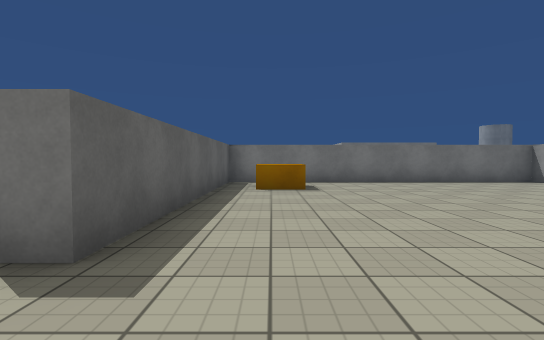
View 1 (above)

24 first-person views from a walk through a Unity game level. The camera is 1.2 m above the floor, tilts 2° down and sees 85° across. The floor is counted in squares, 2 m on a side. Each view is taken from the middle of a square. On the plan, view 1 faces up. The plan holds only what a view shows up to about 9 squares ahead; the rest is blank. The place goes on beyond the plan. The player character is not drawn. Surface patterns are stand-ins for the level's own textures.

View 2
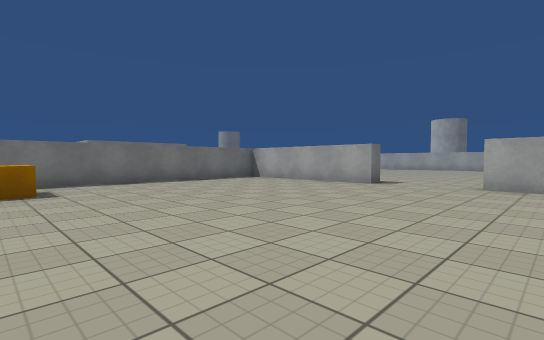

View 3
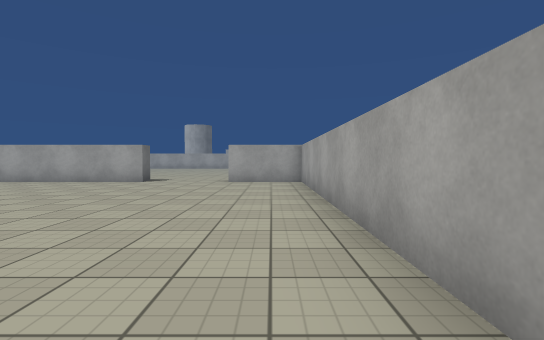

View 4
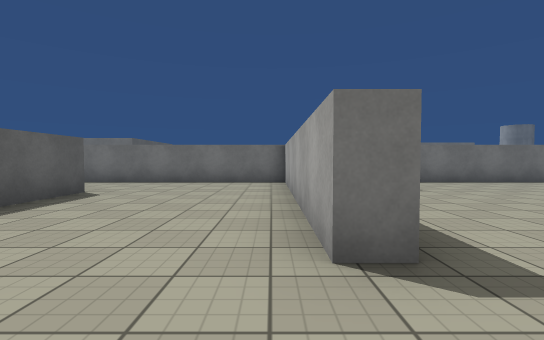

View 5
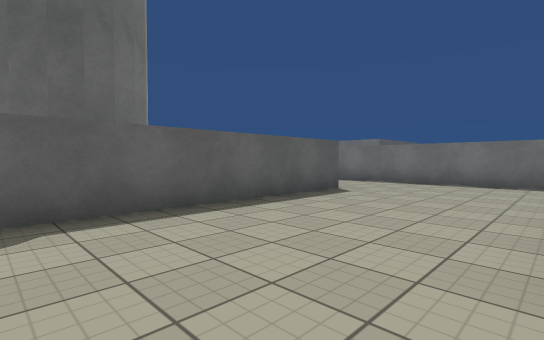

View 6
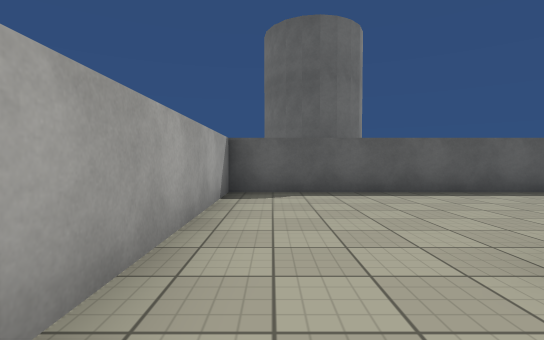

View 7
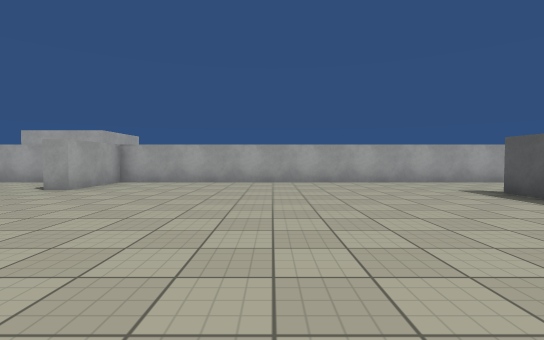

View 8
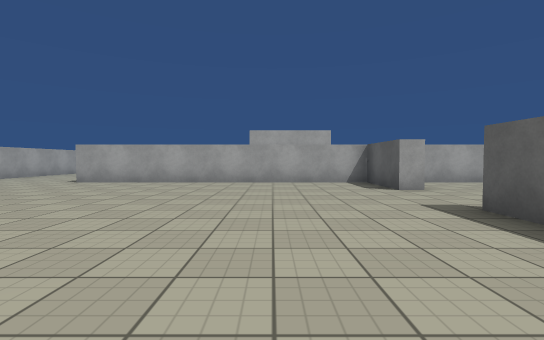

View 9
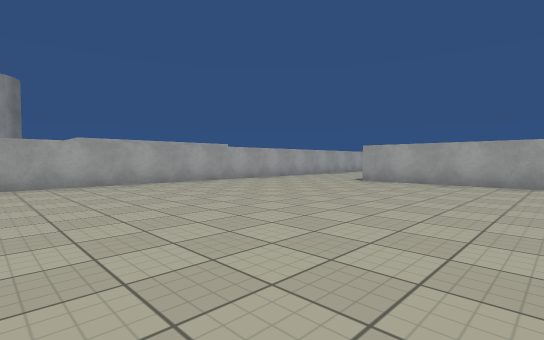

View 10
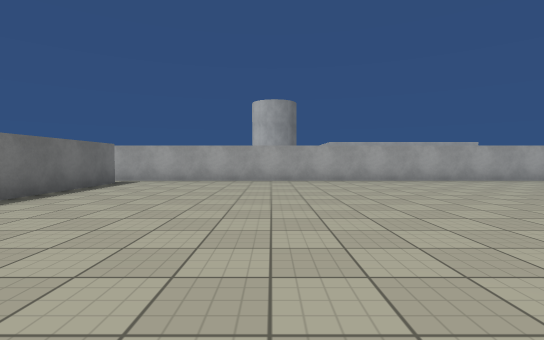

View 11
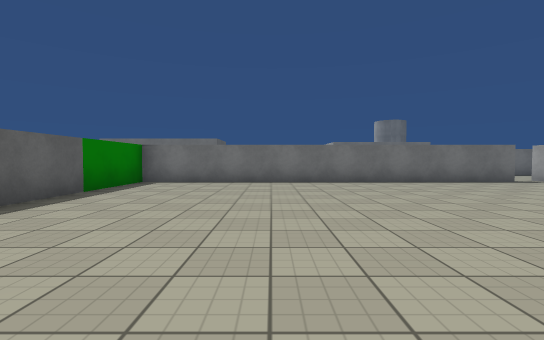

View 12
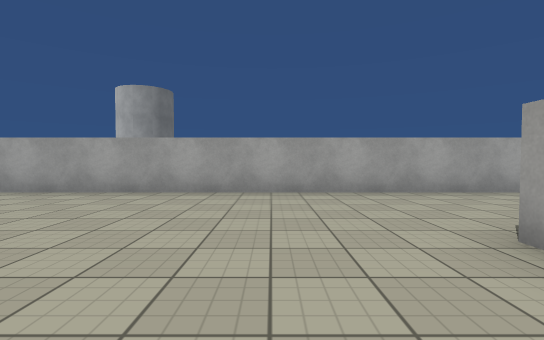

View 13
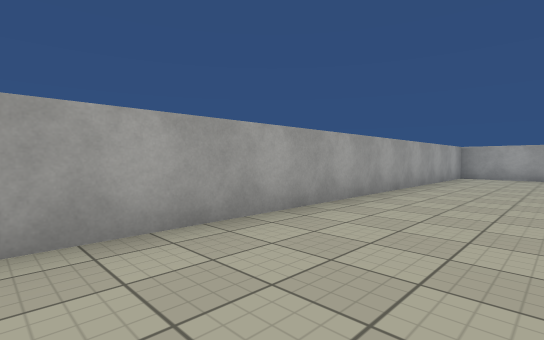

View 14
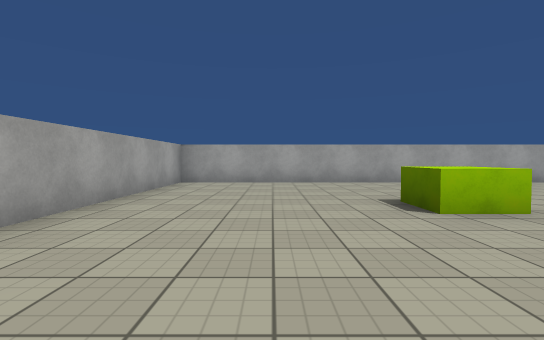

View 15
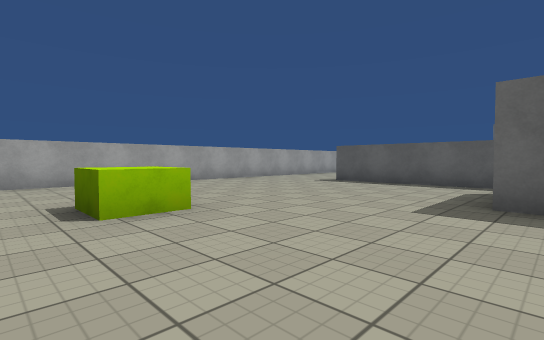

View 16
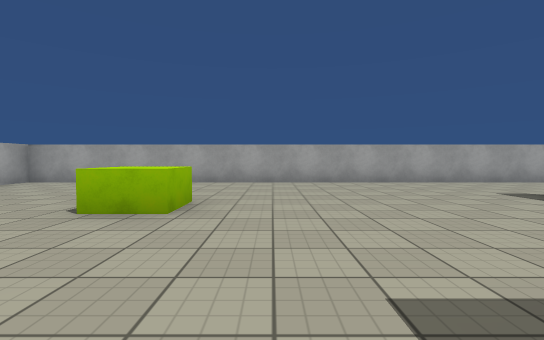

View 17
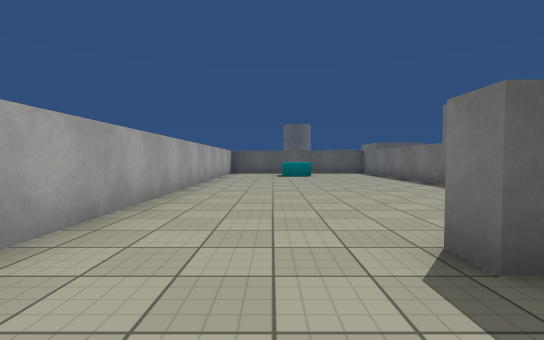

View 18
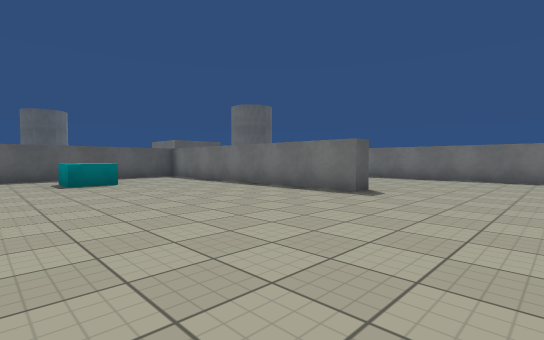

View 19
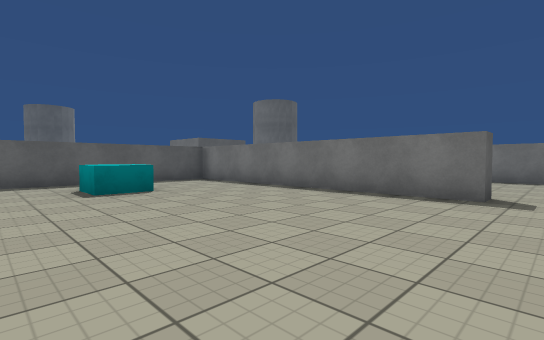

View 20
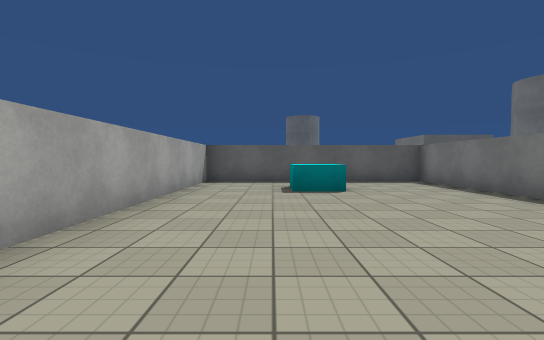

View 21
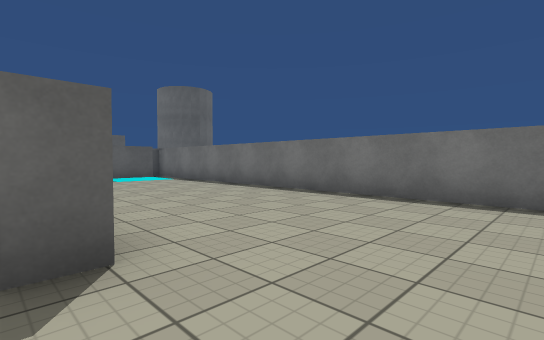

View 22
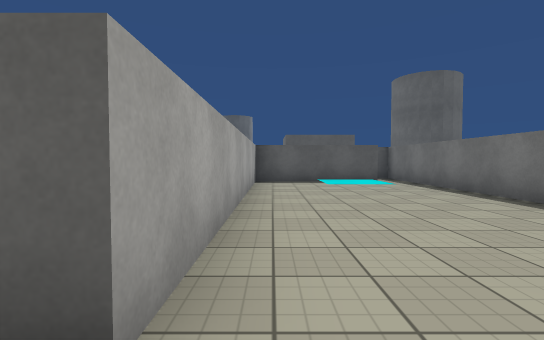

View 23
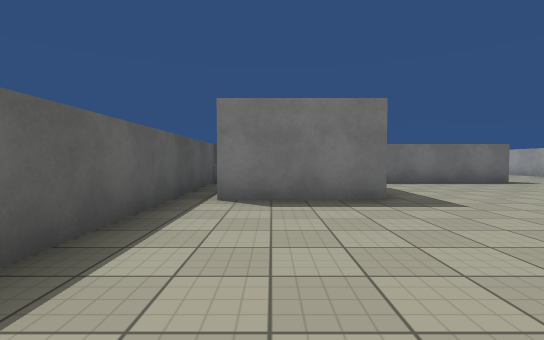

View 24
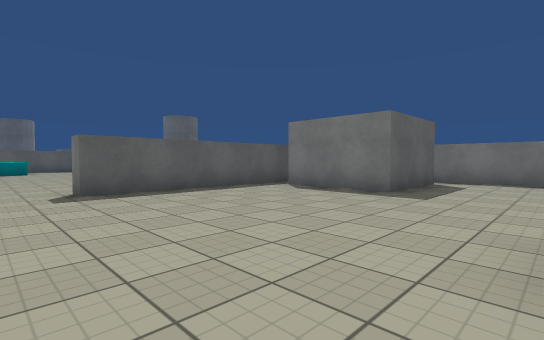

### Floor plan
Points are (right, up) in squares from view 1. A wall is a line through its corners. A room is listed if a view was taken in it or the views show most of it. See-through windows are left out.
Room 1 (views 1, 2, 6, 7)
walls: (7.5, 3.5) (7, 3.5) (7, 8) (-1.1, 8) (-1.1, 1.7); (-0.4, -0.8) (7, -0.8) (7, 1.2) (7.5, 1.2)
ways out: opening at (-1, 0.5) to room 2; opening at (7, 2.5) to room 3
objects: block (0, 6) to (0, 7)
Room 2 (views 3, 4, 5)
walls: (-5.4, 5.5) (-5.4, -0.8) (-0.4, -0.8); (-1.1, 1.7) (-1.6, 1.7) (-1.6, 8) (-7.1, 8)
ways out: opening at (-1, 0.5) to room 1; opening at (-6, 6.5)
Room 3 (views 8, 9, 10, 11, 12)
walls: (7.5, 4.4) (7.5, 3.5); (7.5, 1.2) (7.5, -0.8) (15.2, -0.8); (18.4, 0.6) (18.4, 11.5); (17.6, 11) (7.5, 11) (7.5, 6.8)
ways out: opening at (7, 2.5) to room 1; opening at (17, -0.3) to room 4
Room 4 (views 13, 14, 15, 16, 17, 18, 19, 20, 21, 22, 23, 24)
walls: (10.7, -2) (10.7, -4.6) (8.1, -4.6); (7.5, -1.2) (7.5, -8.8) (7, -8.8); (5.6, -1.3) (-5.1, -1.3); (15.2, -1.3) (10.4, -1.3); (-4.1, -2) (-4.1, -5.4) (3.2, -5.4) (3.2, -5.9) (-4.1, -5.9) (-4.1, -11.8) (18.4, -11.8) (18.4, 0.6)
ways out: opening at (17, -0.3) to room 3; gap at (-4, -2)
objects: cyan block (-2, -9); block (14, -8)

Where each view was taken, in squares from view 1:
view 1: 0 up, 0 right, facing up
view 2: 0 up, 0 right, facing up-right
view 3: 0 up, 1 left, facing right
view 4: 0 up, 2 left, facing up
view 5: 0 up, 2 left, facing up-left
view 6: 0 up, 0 right, facing left
view 7: 7 up, 3 right, facing down
view 8: 7 up, 10 right, facing down
view 9: 7 up, 11 right, facing down-right
view 10: 7 up, 10 right, facing right
view 11: 3 up, 11 right, facing up
view 12: 1 up, 13 right, facing right
view 13: 1 down, 16 right, facing down-right
view 14: 4 down, 16 right, facing down
view 15: 4 down, 15 right, facing down-left
view 16: 4 down, 12 right, facing down
view 17: 10 down, 9 right, facing left
view 18: 11 down, 6 right, facing up-left
view 19: 11 down, 4 right, facing up-left
view 20: 10 down, 4 right, facing left
view 21: 6 down, 5 right, facing up-left
view 22: 5 down, 4 right, facing left
view 23: 9 down, 9 right, facing up
view 24: 10 down, 13 right, facing up-left
